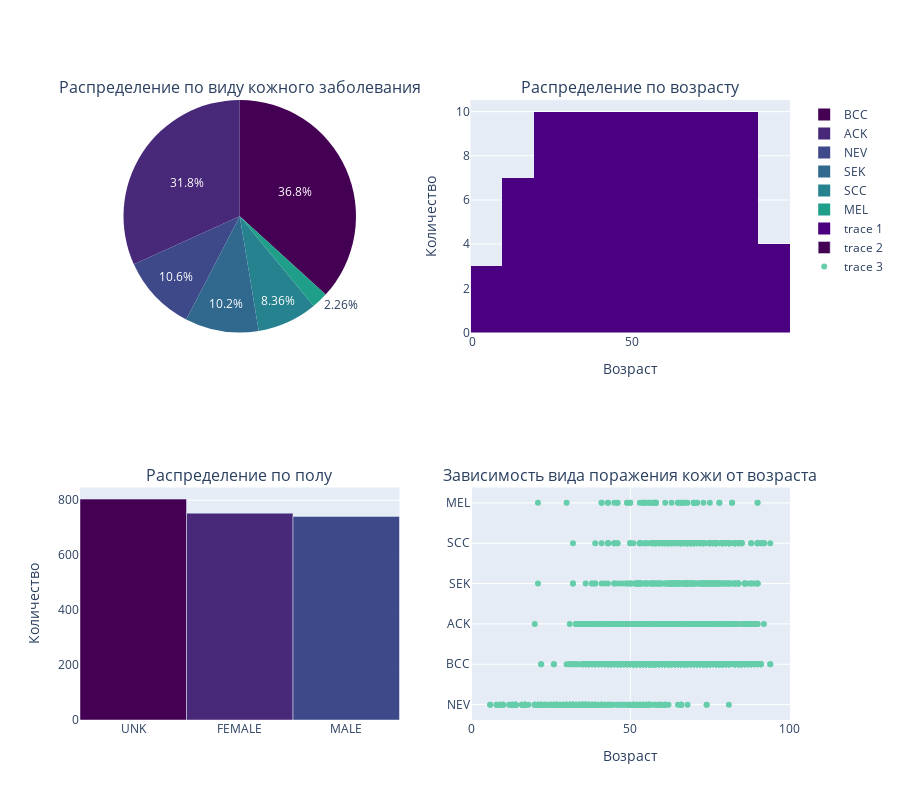

Notebook source saved alongside this figure:
### Markdown cell above
### Выводы:
- Обнаружены столбцы с пропусками: background_mother, background_father, gender, diameter_2, diameter_1, fitspatrick.
- Доказана уникальность всех записей, соотвествует необходимому показателю равному "1".
- Полнота данных составляет 0,919, что является ниже порогового значения 0,98. Таким образом полнота данных не соответствует нормативу.

####  Проблемы:
Недостаточная полнота данных, большое количество пропусков в столбцах (background_mother, background_father, gender, diameter_2, diameter_1, fitspatrick) в среднем 3,5%

####  Рекомендуемые решения для данного датасета:
- в столбцах background_mother, background_father, gender, fitspatrick заполнить пропуски значениями UNK("неизвестно"), так как они важны для оценки зависимости от них вида заболевания
- столбцы diameter_2, diameter_1 удалить, так как не имеют особой значимости (нет возможности оценить ход течения заболевания по данным признакам, потому как неизвестен период через который были получены значения diameter_2 относительно diameter_1).

### Code cell
# Добавление динамической визуализации
import plotly.express as px
import plotly.graph_objects as go
from plotly.subplots import make_subplots

fig = make_subplots(rows=2, cols=2,
                    specs=[[{"type": "domain"}, {"type": "xy"}],
                           [{"type": "xy"}, {"type": "xy"}]],
                    subplot_titles=(
                        "Распределение по виду кожного заболевания",
                        "Распределение по возрасту",
                        "Распределение по полу",
                        "Зависимость вида поражения кожи от возраста"
                    )
)

diagnostic = raw_data['diagnostic'].value_counts()
fig.add_trace(
    go.Pie(
        labels=diagnostic.index.tolist(),
        values=diagnostic.values.tolist(),
        marker=dict(colors=px.colors.sequential.Viridis)
        ),
    row=1, col=1
)

age = raw_data['age'].value_counts()
fig.add_trace(
    go.Histogram(
        x=age.index,
        y=age.values,
        marker_color='indigo'
        ),
    row=1, col=2
)

data_without_nan = raw_data['gender'].cat.add_categories("UNK").fillna("UNK")
gender = data_without_nan.value_counts()
fig.add_trace(
    go.Bar(
        x=gender.index,
        y=gender.values,
        marker_color=px.colors.sequential.Viridis
        ),
    row=2, col=1
)

fig.add_trace(
    go.Scatter(
        x=raw_data['age'],
        y=raw_data['diagnostic'],
        mode='markers',
        marker=dict(color='mediumaquamarine')
        ),
    row=2, col=2
)

fig.update_xaxes(title_text="Возраст", row=1, col=2)
fig.update_xaxes(title_text="Возраст", row=2, col=2)
fig.update_yaxes(title_text="Количество", row=1, col=2)
fig.update_yaxes(title_text="Количество", row=2, col=1)
fig.update_layout(height=800)

fig.show()

### Figure 1 — Plotly figure (JSON) as saved in the notebook; plotly's stock layout.template omitted (floating-point values rounded to 4 significant figures; data arrays with more than 128 entries replaced by an {"elided": "..."} marker saying what was removed)
{"data": [{"domain": {"x": [0, 0.45], "y": [0.625, 1]}, "labels": ["BCC", "ACK", "NEV", "SEK", "SCC", "MEL"], "marker": {"colors": ["#440154", "#482878", "#3e4989", "#31688e", "#26828e", "#1f9e89", "#35b779", "#6ece58", "#b5de2b", "#fde725"]}, "type": "pie", "values": [845, 730, 244, 235, 192, 52]}, {"marker": {"color": "indigo"}, "type": "histogram", "x": [55, 73, 58, 71, 62, 75, 57, 65, 53, 66, 68, 69, 77, 51, 64, 70, 63, 67, 52, 56, 54, 59, 60, 61, 79, 50, 78, 72, 80, 81, 47, 74, 83, 45, 39, 46, 41, 85, 44, 43, 84, 76, 49, 35, 32, 48, 36, 40, 37, 82, 90, 42, 31, 38, 86, 88, 17, 34, 33, 27, 21, 22, 87, 91, 89, 30, 14, 26, 13, 10, 20, 92, 25, 29, 94, 9, 23, 16, 28, 8, 24, 12, 6, 18], "xaxis": "x", "y": [73, 73, 70, 66, 66, 66, 63, 62, 60, 58, 57, 57, 54, 53, 52, 52, 51, 51, 51, 48, 47, 46, 45, 45, 43, 43, 42, 40, 36, 36, 36, 35, 34, 33, 31, 29, 25, 24, 23, 22, 20, 20, 20, 19, 17, 17, 17, 17, 16, 15, 14, 13, 13, 12, 12, 11, 11, 10, 9, 9, 8, 8, 8, 7, 7, 7, 6, 6, 5, 5, 5, 4, 4, 4, 3, 3, 3, 3, 3, 2, 2, 2, 2, 1], "yaxis": "y"}, {"marker": {"color": ["#440154", "#482878", "#3e4989", "#31688e", "#26828e", "#1f9e89", "#35b779", "#6ece58", "#b5de2b", "#fde725"]}, "type": "bar", "x": ["UNK", "FEMALE", "MALE"], "xaxis": "x2", "y": [804, 753, 741], "yaxis": "y2"}, {"marker": {"color": "mediumaquamarine"}, "mode": "markers", "type": "scatter", "x": {"elided": "2298 int values"}, "xaxis": "x3", "y": {"elided": "2298 str values"}, "yaxis": "y3"}], "layout": {"annotations": [{"font": {"size": 16}, "showarrow": false, "text": "Распределение по виду кожного заболевания", "x": 0.225, "xanchor": "center", "xref": "paper", "y": 1, "yanchor": "bottom", "yref": "paper"}, {"font": {"size": 16}, "showarrow": false, "text": "Распределение по возрасту", "x": 0.775, "xanchor": "center", "xref": "paper", "y": 1, "yanchor": "bottom", "yref": "paper"}, {"font": {"size": 16}, "showarrow": false, "text": "Распределение по полу", "x": 0.225, "xanchor": "center", "xref": "paper", "y": 0.375, "yanchor": "bottom", "yref": "paper"}, {"font": {"size": 16}, "showarrow": false, "text": "Зависимость вида поражения кожи от возраста", "x": 0.775, "xanchor": "center", "xref": "paper", "y": 0.375, "yanchor": "bottom", "yref": "paper"}], "height": 800, "xaxis": {"anchor": "y", "domain": [0.55, 1], "title": {"text": "Возраст"}}, "xaxis2": {"anchor": "y2", "domain": [0, 0.45]}, "xaxis3": {"anchor": "y3", "domain": [0.55, 1], "title": {"text": "Возраст"}}, "yaxis": {"anchor": "x", "domain": [0.625, 1], "title": {"text": "Количество"}}, "yaxis2": {"anchor": "x2", "domain": [0, 0.375], "title": {"text": "Количество"}}, "yaxis3": {"anchor": "x3", "domain": [0, 0.375]}}}
